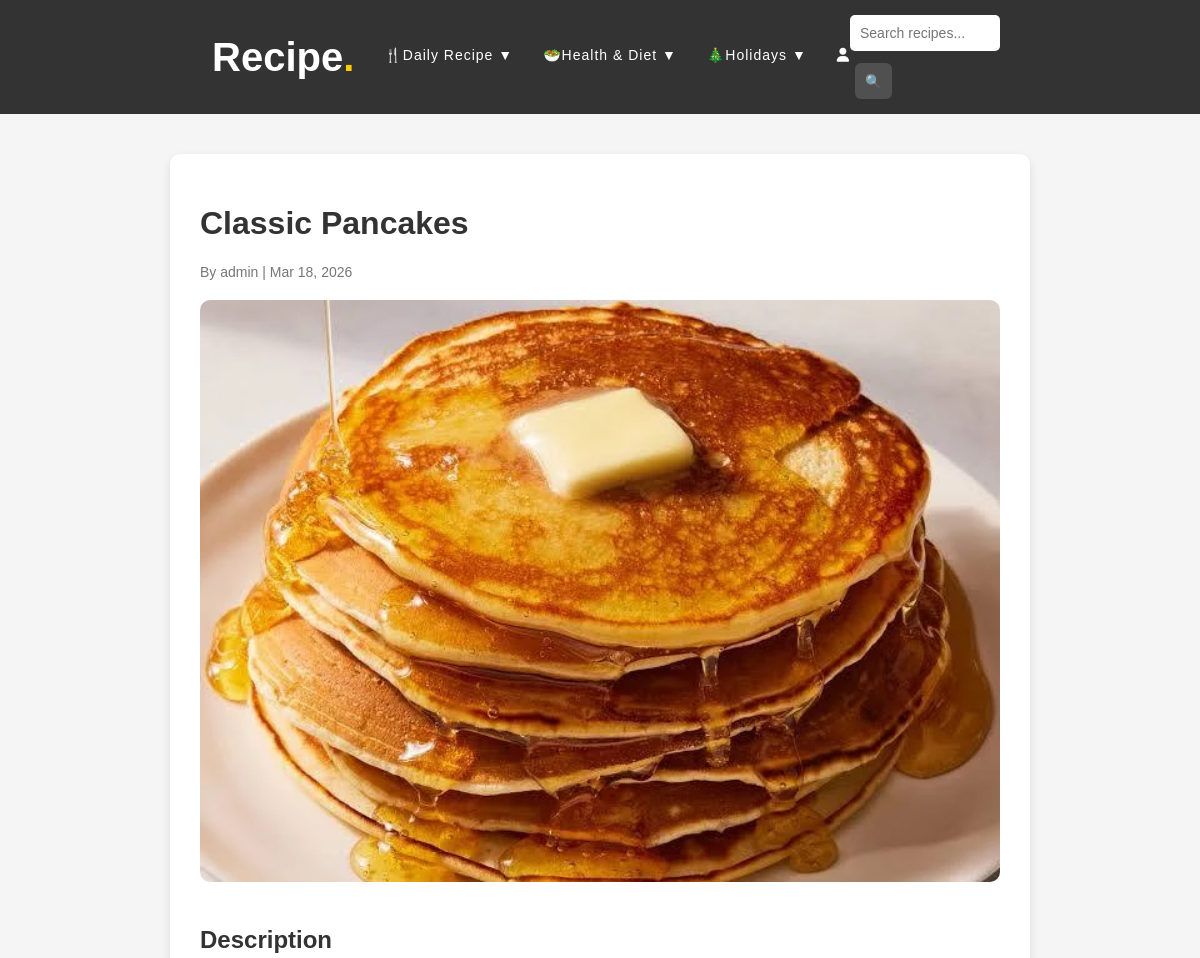
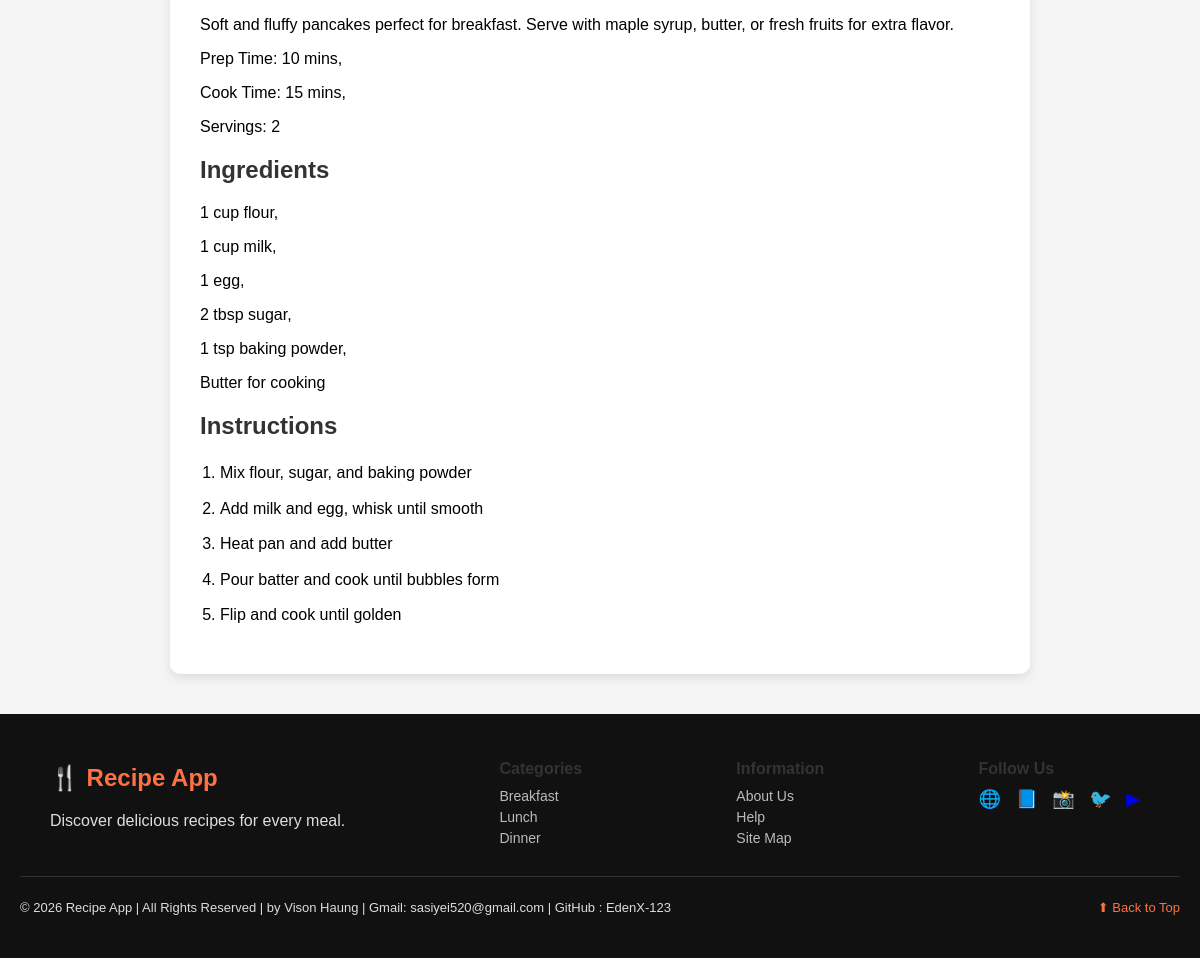
The page /recipe/9/ on the database its author committed (2 pictures, top to bottom).
### Recipe/models.py (models this page shows, shortened)
class Recipe(models.Model):
    CATEGORY_CHOICES = [
        ('breakfast','Breakfast'),
        ('lunch','Lunch'),
        ('dinner','Dinner'),
    ]
    title = models.CharField(max_length=200)
    author = models.ForeignKey(User, on_delete=models.CASCADE)
    category = models.CharField(max_length=20, choices=CATEGORY_CHOICES)
    description = models.TextField()
    ingredients = models.TextField()
    instructions = models.TextField()
    image = models.ImageField(upload_to='recipes/')
    created_at = models.DateTimeField(auto_now_add=True)

### Recipe/views.py (the view)
# urls.py: path('recipe/<int:recipe_id>/',views.recipe_detail,name='recipe_detail'),
def recipe_detail(request, recipe_id):
    recipe = get_object_or_404(Recipe, id=recipe_id)
    return render(request, "Recipe/recipe_detail.html", {
        'recipe': recipe
    })

### Recipe/templates/Recipe/recipe_detail.html (shortened to what this page needs)
{% extends "Recipe/base.html" %}
{% block content %}
<div class="container">
    <div class="detail-container">
        <h1>{{ recipe.title }}</h1>
        <p class="recipe-meta">
            By {{ recipe.author }} | {{ recipe.created_at|date:"M d, Y" }}
        </p>
        <img src="{{ recipe.image.url }}" class="detail-image">
        <div class="detail-section">
            <h2>Description</h2>
            <p>{{ recipe.description|linebreaks  }}</p>
        </div>
        <div class="detail-section">
            <h2>Ingredients</h2>
            <p>{{ recipe.ingredients|linebreaks  }}</p>
        </div>
        <div class="detail-section">
            <h2>Instructions</h2>
            <ol>
                {% for step in recipe.instructions.splitlines %}
                    <li>{{ step }}</li>
                {% endfor %}
            </ol>
        </div>
    </div>
</div>
{% endblock %}

### Recipe/static/css/style.css (style rules this page uses)
html, body { height:100%; }
body { font-family: Arial, Helvetica, sans-serif; background: #f5f5f5; margin: 0; display:flex; flex-direction:column; }
h1, h2, h3 { color: #333; }
.container { width: 90%; margin: auto; padding: 40px 0; }
.recipe-meta { color: #777; font-size: 14px; margin-bottom: 20px; }
.recipe-image, .detail-image { width: 100%; border-radius: 10px; margin-bottom: 30px; }
.detail-container { max-width: 800px; margin: auto; background: white; padding: 30px; border-radius: 10px; box-shadow: 0 4px 10px rgba(0, 0, 0, 0.1); }
.detail-container img { width: 100%; border-radius: 10px; margin-bottom: 20px; }
.detail-section { margin-top: 20px; }
ol { padding-left:20px; }
ol li { margin-bottom:10px; line-height:1.6; }

### rows shown on the page
Recipe: title "Classic Pancakes", author "admin", created_at "Mar 18, 2026", image (picture), description "Soft and fluffy pancakes perfect for breakfast. Serve with maple syrup, butter, or fresh fruits for extra flavor. Prep Time: 10 mins, Cook Time: 15 mins, Servings: 2", ingredients "1 cup flour, 1 cup milk, 1 egg, 2 tbsp sugar, 1 tsp baking powder, Butter for cooking"

### other values the page prints
{{ step }} "Mix flour, sugar, and baking powder" "Add milk and egg, whisk until smooth" "Heat pan and add butter" "Pour batter and cook until bubbles form" "Flip and cook until golden"
